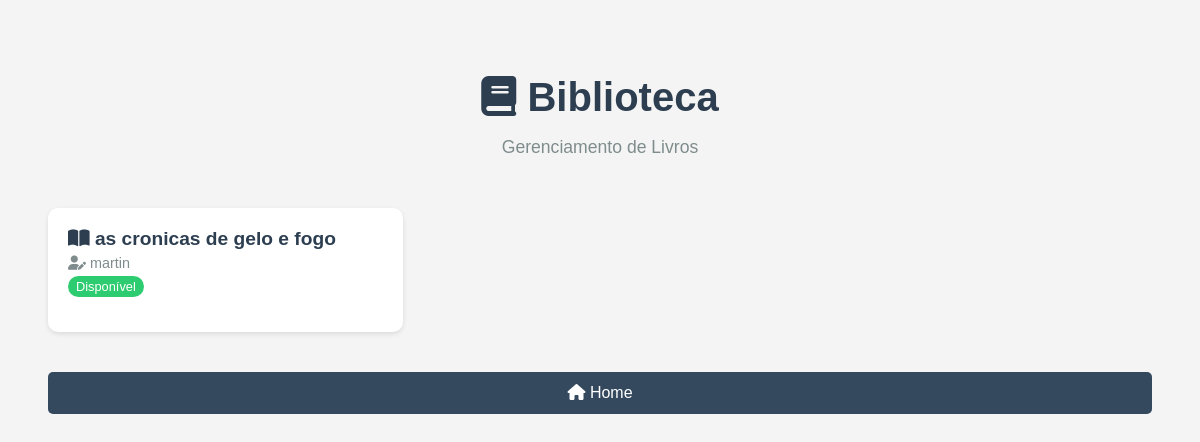
The page /livros/ on the database as committed earlier.
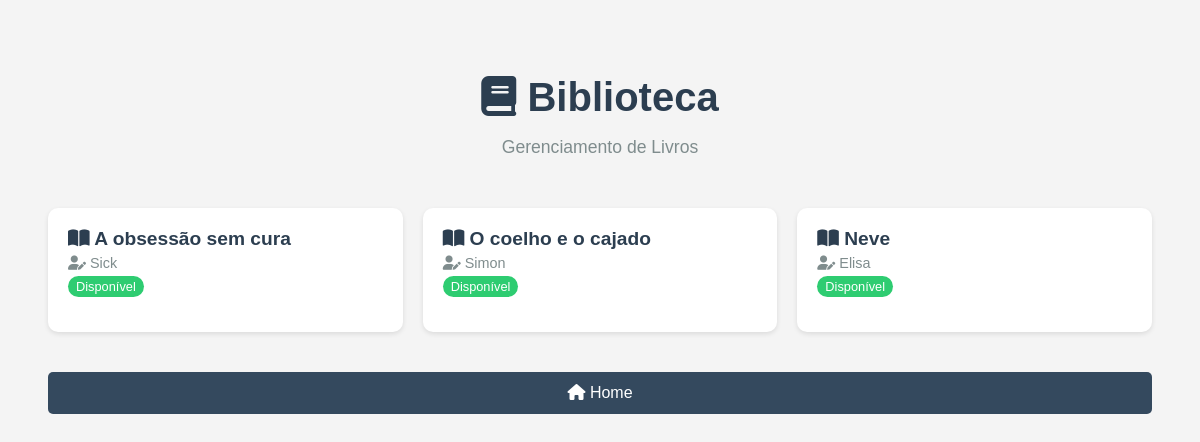
The same page on the database as committed later.
### livros/models.py (models this page shows, shortened)
class Livro(models.Model):
    titulo = models.CharField(max_length=200, null=False, blank=False)
    autor = models.CharField(max_length=100, null=False, blank=False)
    disponivel = models.BooleanField(default=True)

### livros/views.py (the view)
# urls.py: path('livros/', LivroListView.as_view(), name='livro_list'),
class LivroListView(ListView):
    model = Livro
    template_name = 'livros/livro_list.html'

### livros/templates/livros/livro_list.html (shortened to what this page needs)
<!DOCTYPE html>
<html lang="pt-BR">
<head>
    {% load static %}
    <link rel="stylesheet" href="{% static 'style7.css' %}">
    <link rel="stylesheet" href="https://cdnjs.cloudflare.com/ajax/libs/font-awesome/6.0.0/css/all.min.css">
</head>
<body>
    <div class="container">
        <header class="header">
            <h1><i class="fas fa-book"></i> Biblioteca</h1>
            <p>Gerenciamento de Livros</p>
        </header>
        {% if object_list %}
        <ul class="book-list">
            {% for livro in object_list %}
            <li class="book-card">
                <div class="book-info">
                    <div class="book-title">
                        <a href="{% url 'emprestimo_list' %}?livro_id={{ livro.pk }}" style="text-decoration: none; color: inherit;">
                            <i class="fas fa-book-open"></i> {{ livro.titulo }}
                        </a>
                    </div>
                    <div class="book-author">
                        <i class="fas fa-user-edit"></i> {{ livro.autor }}
                    </div>
                    <span class="book-status {% if livro.disponivel %}status-available{% else %}status-borrowed{% endif %}">
                        {% if livro.disponivel %}Disponível{% else %}Emprestado{% endif %}
                    </span>
                </div>
            </li>
            {% endfor %}
        </ul>
        {% else %}
        <div class="empty-state">
            <i class="fas fa-books" style="font-size: 3rem; margin-bottom: 20px;"></i>
            <p>Nenhum livro cadastrado ainda.</p>
        </div>
        {% endif %}
        <div class="bottom-actions">
            <a href="{% url 'index' %}" class="btn btn-home">
                <i class="fas fa-home"></i> Home
            </a>
        </div>
    </div>
</body>
</html>

### assets/style7.css (style rules this page uses)
body { font-family: Arial, sans-serif; background-color: #f4f4f4; color: #333; padding: 20px; }
h1 { color: #e63946; }
ul { list-style-type: none; padding: 0; }
li { margin: 10px 0; background: #fff; padding: 10px; border-radius: 5px; box-shadow: 0 2px 5px rgba(0, 0, 0, 0.1); }
a { color: #457b9d; }

### livros/templates/livros/livro_list.html (style rules this page uses)
.container { max-width: 1200px; margin: 0 auto; padding: 20px; }
.header { text-align: center; margin-bottom: 40px; }
.header h1 { color: #2c3e50; font-size: 2.5rem; margin-bottom: 10px; }
.header p { color: #7f8c8d; font-size: 1.1rem; }
.book-list { list-style: none; padding: 0; display: grid; grid-template-columns: repeat(auto-fill, minmax(300px, 1fr)); gap: 20px; }
.book-card { background: white; border-radius: 10px; padding: 20px; box-shadow: 0 2px 5px rgba(0,0,0,0.1); transition: transform 0.3s ease, box-shadow 0.3s ease; }
.book-info { margin-bottom: 15px; }
.book-title { font-size: 1.2rem; font-weight: 600; color: #2c3e50; margin-bottom: 5px; }
.book-author { color: #7f8c8d; font-size: 0.9rem; }
.book-status { display: inline-block; padding: 3px 8px; border-radius: 12px; font-size: 0.8rem; margin-top: 5px; }
.status-available { background-color: #2ecc71; color: white; }
.btn { padding: 8px 15px; border-radius: 5px; text-decoration: none; font-weight: 500; transition: background-color 0.3s ease; flex: 1; text-align: center; }
.btn-home { background-color: #34495e; color: white; display: inline-block; padding: 12px 25px; }
.bottom-actions { display: flex; justify-content: center; gap: 20px; margin-top: 30px; }

Rows that differ between the two databases and show on the page:
removed Livro: titulo "as cronicas de gelo e fogo", autor "martin", disponivel "Disponível"
added Livro: titulo "A obsessão sem cura", autor "Sick", disponivel "Disponível"
added Livro: titulo "O coelho e o cajado", autor "Simon", disponivel "Disponível"
added Livro: titulo "Neve", autor "Elisa", disponivel "Disponível"
